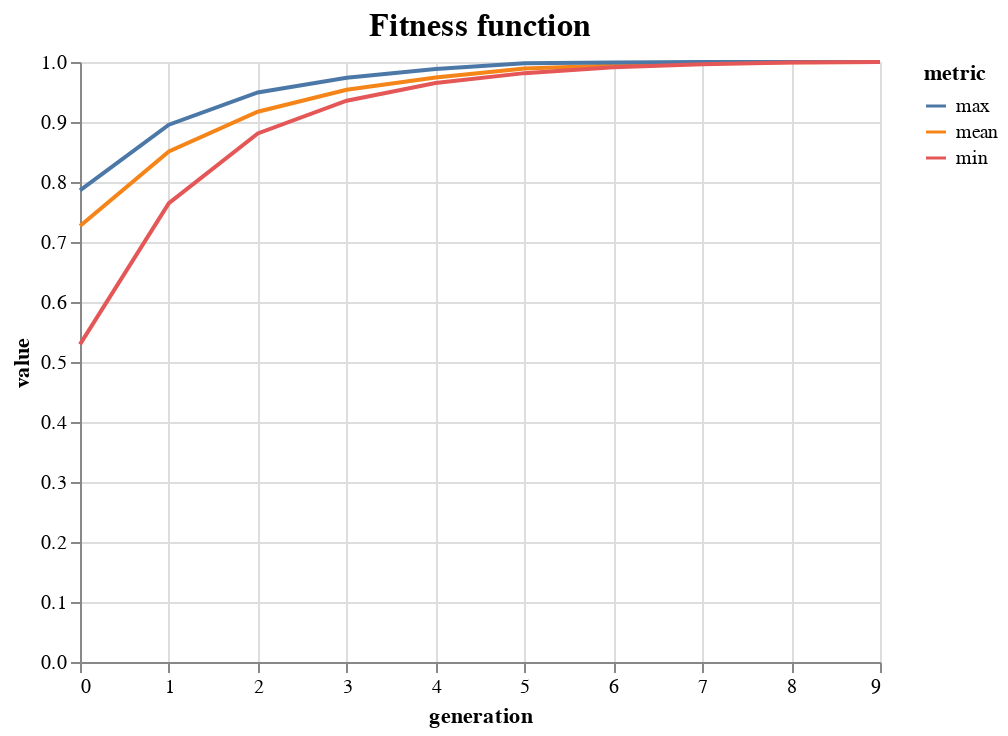

Notebook source saved alongside this figure:
### Markdown cell above
Finally let's look at how quickly our model converged. Depending on  your population size and chromosomes size the convergence will be slower or faster. We encourage you to experiments

### Code cell
results.plot_fitness()

### Figure 1 — Vega-Lite specification as saved in the notebook (floating-point values rounded to 4 significant figures)
{"config": {"view": {"continuousWidth": 400, "continuousHeight": 300}, "title": {"anchor": "middle", "fontSize": 16, "offset": 5, "orient": "top"}}, "data": {"name": "data-c37a53f23787cf567dd4b76faaf79c56"}, "mark": "line", "encoding": {"color": {"type": "nominal", "field": "metric"}, "x": {"type": "quantitative", "field": "generation"}, "y": {"type": "quantitative", "field": "value"}}, "title": "Fitness function", "$schema": "https://vega.github.io/schema/vega-lite/v4.0.2.json", "datasets": {"data-c37a53f23787cf567dd4b76faaf79c56": [{"generation": 0, "metric": "mean", "value": 0.7266}, {"generation": 1, "metric": "mean", "value": 0.8511}, {"generation": 2, "metric": "mean", "value": 0.9171}, {"generation": 3, "metric": "mean", "value": 0.9538}, {"generation": 4, "metric": "mean", "value": 0.9741}, {"generation": 5, "metric": "mean", "value": 0.9893}, {"generation": 6, "metric": "mean", "value": 0.994}, {"generation": 7, "metric": "mean", "value": 0.9986}, {"generation": 8, "metric": "mean", "value": 0.9996}, {"generation": 9, "metric": "mean", "value": 1.0}, {"generation": 0, "metric": "max", "value": 0.7861}, {"generation": 1, "metric": "max", "value": 0.8955}, {"generation": 2, "metric": "max", "value": 0.9492}, {"generation": 3, "metric": "max", "value": 0.9736}, {"generation": 4, "metric": "max", "value": 0.9883}, {"generation": 5, "metric": "max", "value": 0.998}, {"generation": 6, "metric": "max", "value": 0.999}, {"generation": 7, "metric": "max", "value": 1.0}, {"generation": 8, "metric": "max", "value": 1.0}, {"generation": 9, "metric": "max", "value": 1.0}, {"generation": 0, "metric": "min", "value": 0.5293}, {"generation": 1, "metric": "min", "value": 0.7646}, {"generation": 2, "metric": "min", "value": 0.8809}, {"generation": 3, "metric": "min", "value": 0.9355}, {"generation": 4, "metric": "min", "value": 0.9648}, {"generation": 5, "metric": "min", "value": 0.9814}, {"generation": 6, "metric": "min", "value": 0.9912}, {"generation": 7, "metric": "min", "value": 0.9961}, {"generation": 8, "metric": "min", "value": 0.999}, {"generation": 9, "metric": "min", "value": 1.0}]}}
